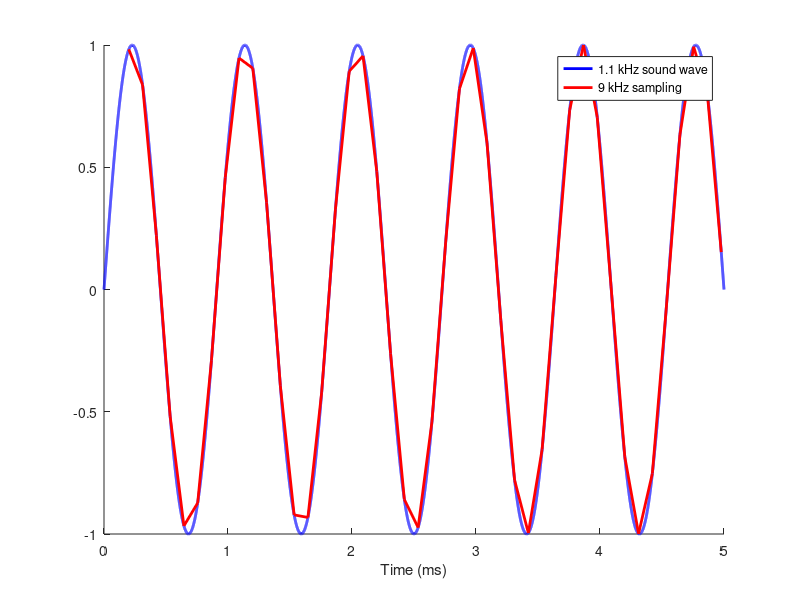

Source code (MATLAB):
hold on
x = 0:0.0001:5; %time in milliseconds
frequency = 1.1; %frequency of wave in kHz
samplingFrequency = 9; %sampling frequency in kHz
samplingPeriod = 1 / samplingFrequency; %sampling Frequency in ms
samplingDomain = 0.2:samplingPeriod:5;
fontSize = 12;
y = sin(2*pi*x*frequency);
samplingY = sin(2*pi*samplingDomain*frequency);
%noiseAmplitude = 0.1;
%y = y + noiseAmplitude * rand(size(y)); %you don't want to add noise, this is just for testing
%samplingY = samplingY + noiseAmplitude * rand(size(samplingY)); %you don't want to add noise, this is just for testing
plot(x, y, 'b-', 'LineWidth', 2);
plot(samplingDomain, samplingY, 'r-', 'LineWidth', 2);
legend('1.1 kHz sound wave', '9 kHz sampling');
xlabel('Time (ms)')